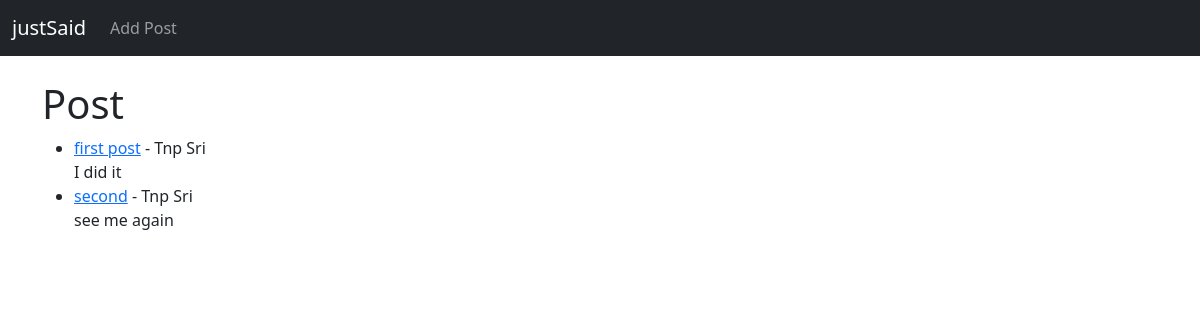
Before: / with the older database file.
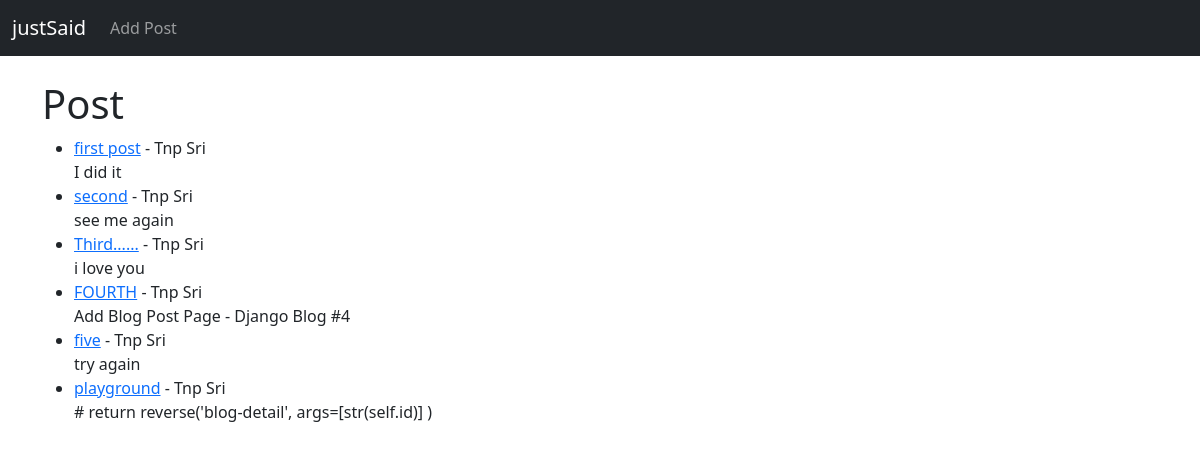
After: the same page with the newer database file.
### justSaid_web/models.py (models this page shows, shortened)
class Post(models.Model):
    title = models.CharField(max_length=255)
    title_tag = models.CharField(max_length=255)
    author = models.ForeignKey(User,on_delete=models.CASCADE) #ลบเมื่อuserไม่อยู่
    body = models.TextField()

### justSaid_web/views.py (the view)
# urls.py: path('', HomeView.as_view(),name='home' ),
class HomeView(ListView):
    model = Post
    template_name = 'home.html'

### justSaid_web/templates/home.html (shortened to what this page needs)
{% extends 'base.html' %}
{% block content %}
<h1>Post</h1>
<ul>
{% for post in object_list %}
    <li> <a><a href="{% url 'blog-detail' post.pk %}">{{ post.title }}</a> - {{ post.author.first_name }} {{ post.author.last_name }}<br/>
     {{ post.body }}</li>
{% endfor%}
</ul>
{% endblock %}

### justSaid_web/templates/base.html (shortened to what this page needs)
<!doctype html>
<html lang="en">
<head>
    <link href="https://cdn.jsdelivr.net/npm/bootstrap@5.0.2/dist/css/bootstrap.min.css" rel="stylesheet"
>
    <nav class="navbar navbar-expand-lg navbar-dark bg-dark">
        <div class="container-fluid">
            <a class="navbar-brand" href="{% url 'home' %}">justSaid</a>
            <div class="collapse navbar-collapse" id="navbarSupportedContent">
                <ul class="navbar-nav me-auto mb-2 mb-lg-0">
                    <li class="nav-item">
                        <a class="nav-link" href="{% url 'add_post' %}">Add Post</a>
                    </li>
                </ul>
            </div>
        </div>
    </nav>
</head>
<body>
    <br />
    <div class="container">
        {% block content %}
        {% endblock %}
    </div>
</body>
</html>

Changed rows visible on the page:
added Post: title "Third......", author.first_name "Tnp", author.last_name "Sri", body "i love you"
added Post: title "FOURTH", author.first_name "Tnp", author.last_name "Sri", body "Add Blog Post Page - Django Blog #4"
added Post: title "five", author.first_name "Tnp", author.last_name "Sri", body "try again"
added Post: title "playground", author.first_name "Tnp", author.last_name "Sri", body "# return reverse('blog-detail', args=[str(self.id)] )"
